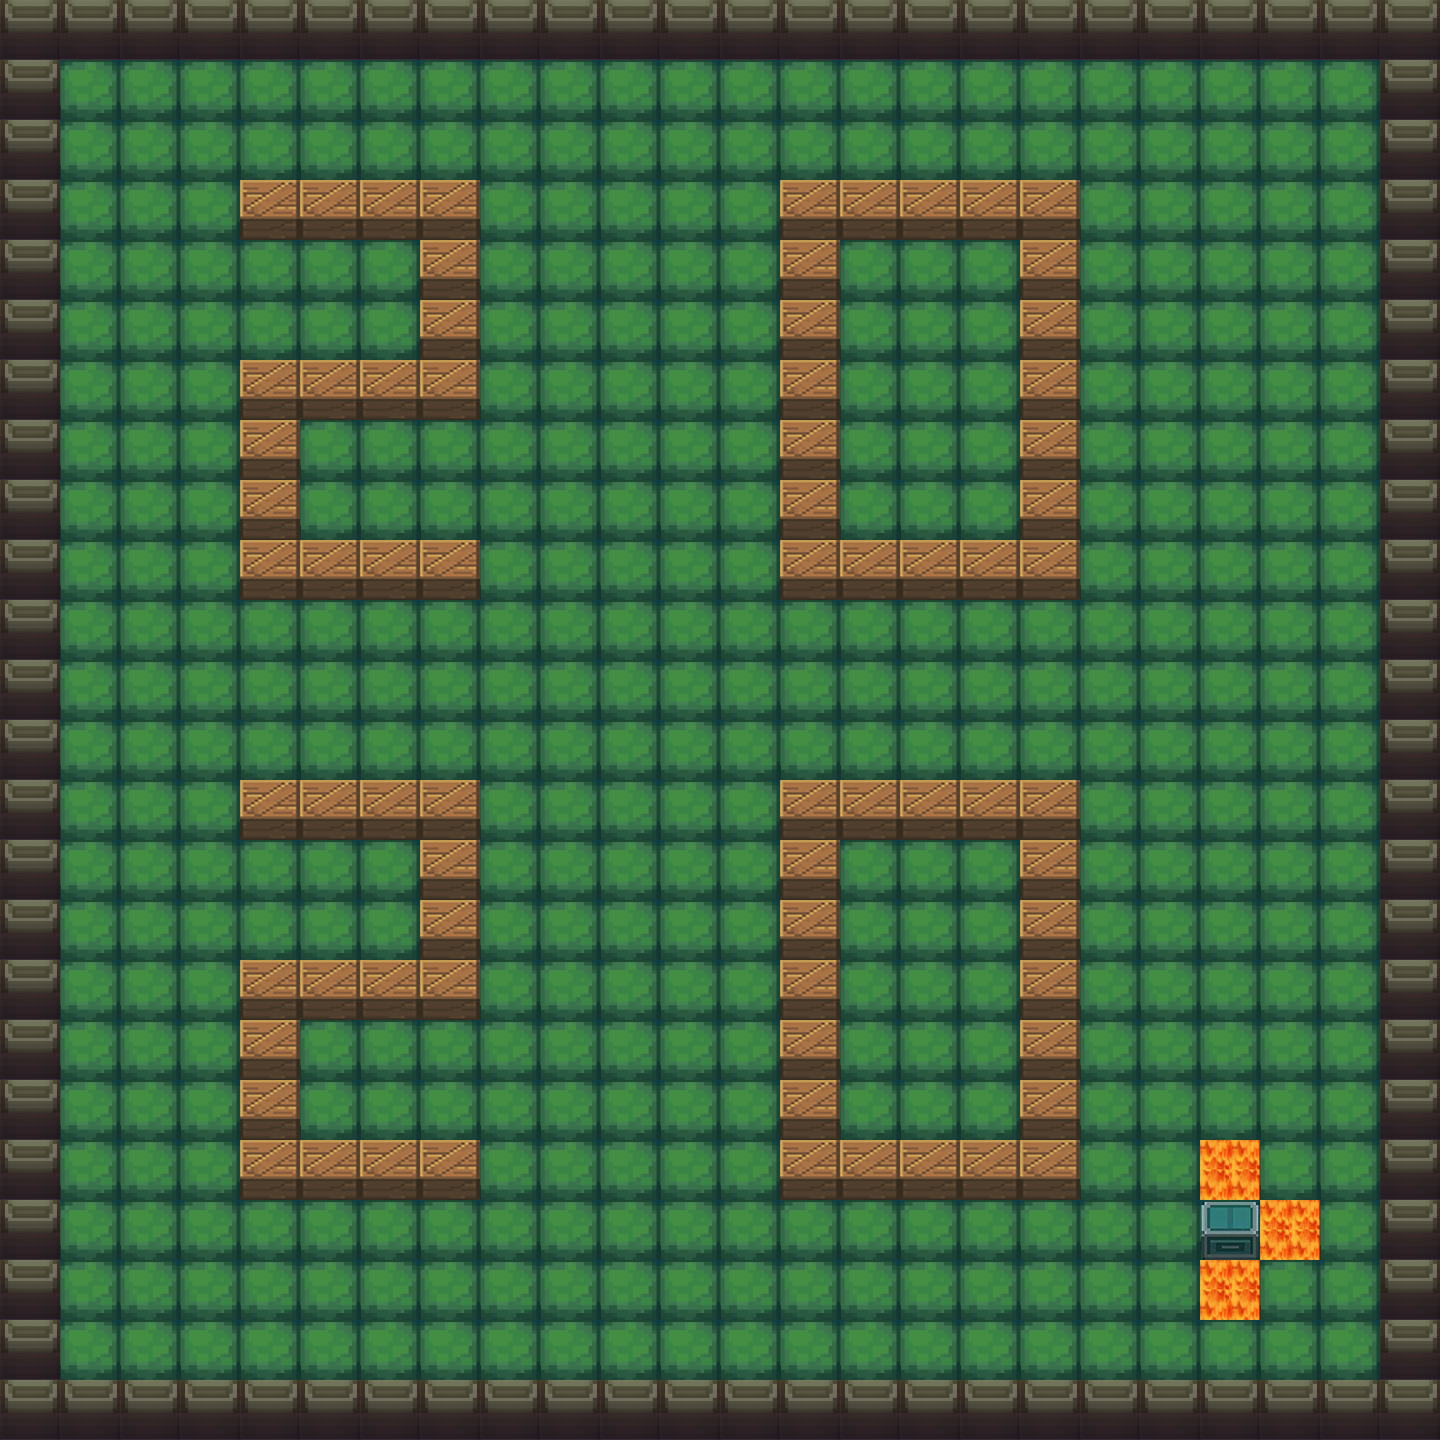

A 2D game scene composited from a Tiled map and its tileset images. What follows is a short description and the map's XML, with each tile layer's data collapsed to a summary:
An orthogonal 24x24 tile map with 60x60 px tiles, 7 tile layers (collision, boxes, Base, Wall, ...), 6 tilesets.

<map version="1.2" tiledversion="1.3.4" orientation="orthogonal" renderorder="right-down" width="24" height="24" tilewidth="60" tileheight="60" infinite="0" nextlayerid="9" nextobjectid="1">
 <tileset firstgid="1" name="标记色块" tilewidth="60" tileheight="60" tilecount="4" columns="4">
  <image source="标记色块.png" width="240" height="60" />
 </tileset>
 <tileset firstgid="5" name="墙与箱子(60版本)" tilewidth="60" tileheight="60" tilecount="2" columns="2">
  <image source="墙与箱子(60版本).png" width="120" height="60" />
 </tileset>
 <tileset firstgid="7" name="草皮" tilewidth="60" tileheight="60" tilecount="1" columns="1">
  <image source="草皮.png" width="60" height="60" />
 </tileset>
 <tileset firstgid="8" name="暗色石头墙" tilewidth="60" tileheight="60" tilecount="1" columns="1">
  <image source="暗色石头墙.png" width="60" height="60" />
 </tileset>
 <tileset firstgid="9" name="合上的箱子" tilewidth="60" tileheight="60" tilecount="1" columns="1">
  <image source="合上的箱子.png" width="60" height="60" />
 </tileset>
 <tileset firstgid="10" name="岩浆" tilewidth="60" tileheight="60" tilecount="1" columns="1">
  <image source="岩浆.png" width="60" height="60" />
 </tileset>
 <layer id="1" name="collision" width="24" height="24">
  <data>[576 cells, 164 non-empty, 1 distinct tile ids]</data>
 </layer>
 <layer id="2" name="boxes" width="24" height="24">
  <data>[576 cells, 72 non-empty, 1 distinct tile ids]</data>
 </layer>
 <layer id="3" name="Base" width="24" height="24">
  <data>[576 cells, 576 non-empty, 1 distinct tile ids]</data>
 </layer>
 <layer id="4" name="Wall" width="24" height="24">
  <data>[576 cells, 92 non-empty, 1 distinct tile ids]</data>
 </layer>
 <layer id="7" name="Treasure" width="24" height="24">
  <data>[576 cells, 1 non-empty, 1 distinct tile ids]</data>
 </layer>
 <layer id="8" name="debuff" width="24" height="24">
  <data>[576 cells, 3 non-empty, 1 distinct tile ids]</data>
 </layer>
 <layer id="5" name="Barrier" width="24" height="24">
  <data>[576 cells, 72 non-empty, 1 distinct tile ids]</data>
 </layer>
</map>
